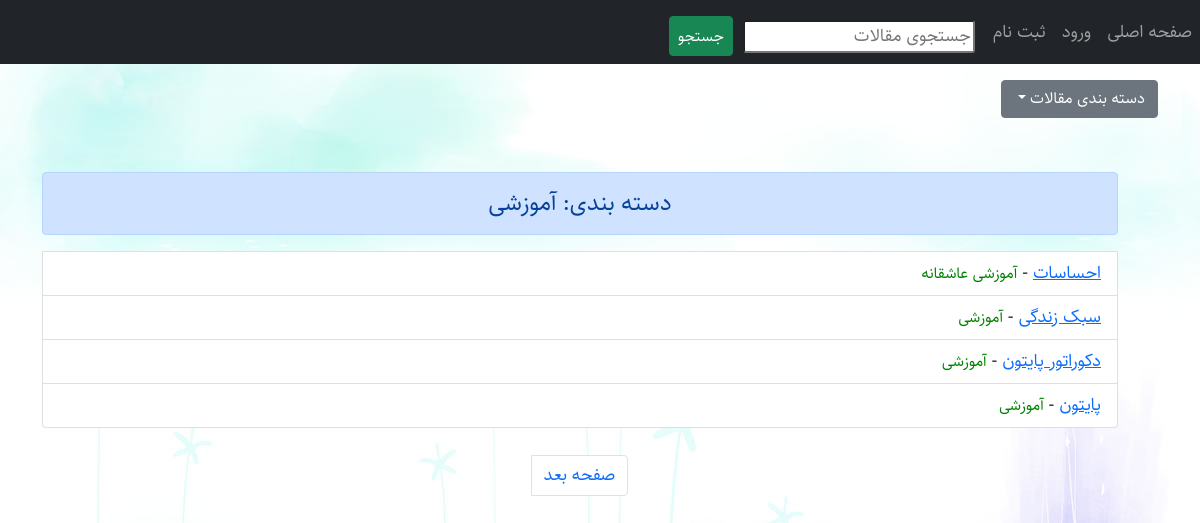
The app's page /category/educational/ with its own data.
### myblog/models.py (models this page shows, shortened)
class Category(models.Model):
    title = models.CharField(max_length=200)
    slug = models.SlugField(max_length=100, unique=True)
    status = models.BooleanField(default=True)
    position = models.IntegerField()
    class Meta:
        verbose_name = 'دسته بندی'
        verbose_name_plural = 'دسته بندی ها'
        ordering = ('position',)
    def get_absolute_url(self):
        return reverse('myblog:category', args=[self.slug])

class Article(models.Model):
    STATUS = (
        ('draft', 'Draft'),
        ('publish', 'Publish')
    )
    title = models.CharField(max_length=120, verbose_name='عنوان')
    slug = models.SlugField(max_length=120, unique=True)
    body = RichTextUploadingField(blank=True, null=True, verbose_name='بدنه مقاله')
    category = models.ManyToManyField(Category, related_name='articles', verbose_name='دسته بندی')
    publish_time = models.DateTimeField(default=timezone.now, verbose_name='زمان انتشار')
    created = models.DateTimeField(auto_now_add=True)
    updated = models.DateTimeField(auto_now=True)
    status = models.CharField(max_length=100, choices=STATUS, default='draft', verbose_name='وضعیت')
    writer = models.ForeignKey(User, on_delete=models.CASCADE, verbose_name='نویسنده')
    objects = PublishedArticleManager()
    hits = models.ManyToManyField(IPAddress, blank=True, through='ArticleHit', related_name='hits')
    class Meta:
        verbose_name = 'مقاله'
        verbose_name_plural = 'مقالات'
    def jpublish(self):
        return jalali_convertor(self.publish_time)
    jpublish.short_description = 'زمان انتشار'
    def get_absolute_url(self):
        return reverse('myblog:article_detail', args=[self.id, self.slug])
    def category_published(self):
        return self.category.filter(status=True)

### myblog/views.py (the view)
# urls.py: path('category/<slug:slug>/', views.category, name='category'),
def category(request, slug):
    category = get_object_or_404(Category, slug=slug, status=True)
    articles_list = category.articles.published()
    paginator = Paginator(articles_list, 4)
    page = request.GET.get('page')
    articles = paginator.get_page(page)
    all_categories = Category.objects.filter(status=True)
    return render(request, 'myblog/category.html', {'category': category, 'all_categories': all_categories, 'articles': articles})

### myblog/models.py (called while the page is built)
    def published(self):
        return self.filter(status='publish')

### myblog/templates/myblog/category.html (shortened to what this page needs)
{% extends 'base.html' %}
{% load static %}
{% block custom_tags %}
<link rel="stylesheet" href="{% static 'myblog/css/style.css' %}">
{% endblock %}
{% block content %}
<div class="dropdown">
  <button class="btn btn-secondary dropdown-toggle" type="button" id="dropdownMenuButton1" data-bs-toggle="dropdown" aria-expanded="false">
دسته بندی مقالات  </button>
</div>
<br/><br/>
    <ul class="list-group">
        <h4 class="alert alert-primary text-center"> دسته بندی: {{ category.title }}</h4>
    {% for article in articles %}
         <li class="list-group-item"><a href="{{ article.get_absolute_url }}">{{ article.title }}</a> -
             <small>{% for c in article.category_published.all %}
            {{ c.title }}
            {% endfor %}</small>
         </li>
    {% endfor %}
    </ul><br/>
<nav aria-label="Page navigation example">
  <ul class="pagination justify-content-center">
    <li class="page-item">
         {% if articles.has_next %}
      <a class="page-link" href="{% url 'myblog:category' category.slug %}?page={{ articles.next_page_number }}">صفحه بعد</a>
        {% endif %}
    </li>
  </ul>
</nav>
{% endblock %}

### static/myblog/css/rtl.css (style rules this page uses)
body { direction: rtl; text-align: right; font-family: "Sahel"; font-size: 18px; }

### static/myblog/css/style.css (style rules this page uses)
small { color : green; }
body { background-image: url('../img/background.jpg'); background-size:cover; }

### records on screen
Category: title "آموزشی"
Article: title "احساسات"
Category: title "عاشقانه"
Article: title "سبک زندگی"
Article: title "دکوراتور پایتون"
Article: title "پایتون"
